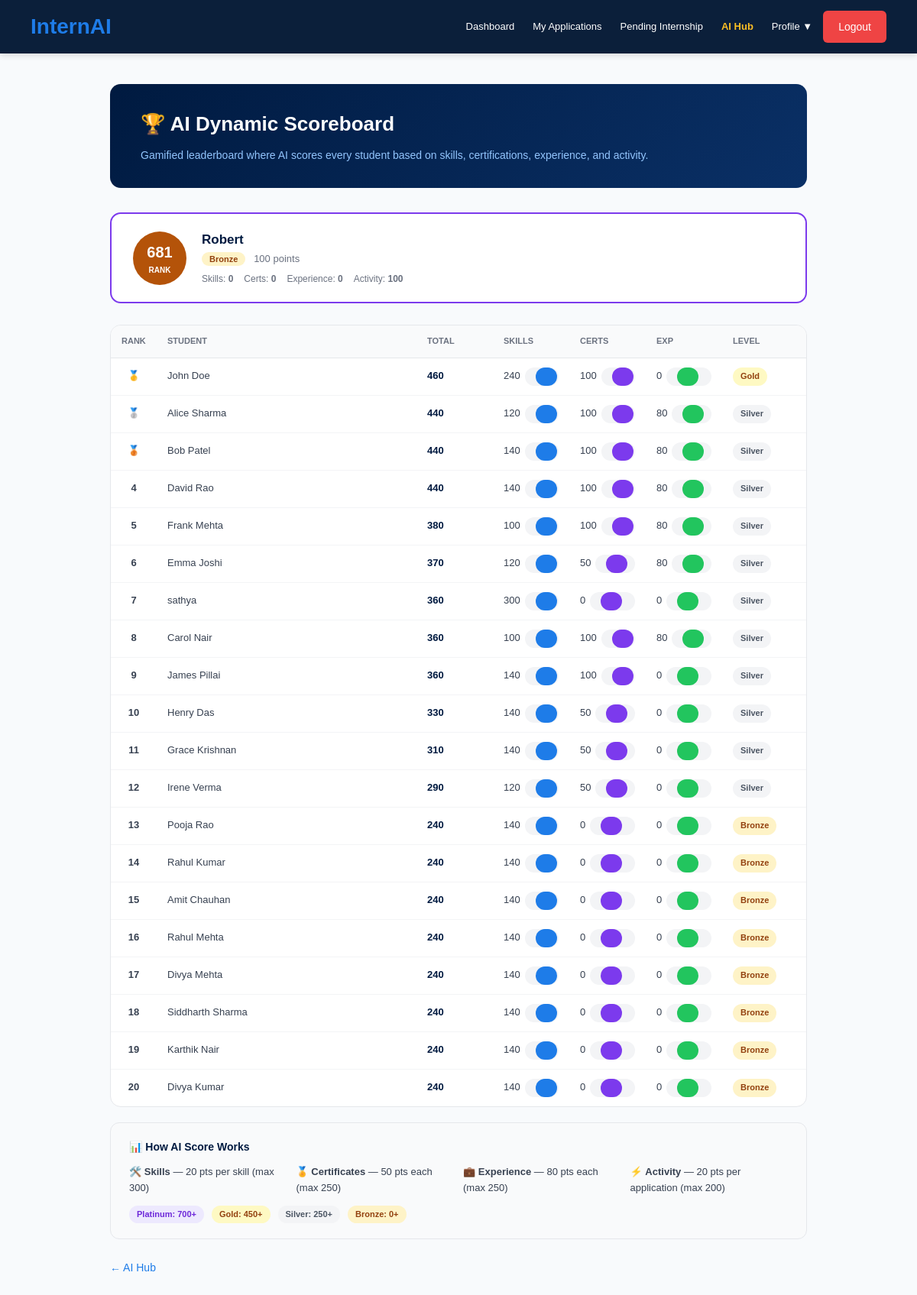
The app's page /student/ai/scoreboard (signed in) with its own data.
### app.py (models this page shows)
class User(UserMixin, db.Model):
    id = db.Column(db.Integer, primary_key=True)
    name = db.Column(db.String(100))
    email = db.Column(db.String(100), unique=True)
    password = db.Column(db.String(100))
    role = db.Column(db.String(20))  # student, organization, admin

class StudentAIScore(db.Model):
    id = db.Column(db.Integer, primary_key=True)
    user_id = db.Column(db.Integer, unique=True, index=True)
    total_score = db.Column(db.Integer, default=0)
    skill_score = db.Column(db.Integer, default=0)
    cert_score = db.Column(db.Integer, default=0)
    exp_score = db.Column(db.Integer, default=0)
    activity_score = db.Column(db.Integer, default=0)
    level = db.Column(db.String(20), default='Bronze')
    updated_at = db.Column(db.DateTime, default=datetime.utcnow)

### app.py (the view)
@app.route('/student/ai/scoreboard')
@login_required
@role_required('student')
def ai_scoreboard():
    all_profiles = StudentProfile.query.all()
    leaderboard = []
    for p in all_profiles:
        user = User.query.get(p.user_id)
        if not user:
            continue
        certs = StudentCertificate.query.filter_by(user_id=p.user_id).count()
        exps = StudentInternshipExperience.query.filter_by(user_id=p.user_id).count()
        apps = Application.query.filter_by(student_id=p.id).count()
        score_data = calculate_ai_score(p.skills or '', certs, exps, apps)
        ai_row = StudentAIScore.query.filter_by(user_id=p.user_id).first()
        if not ai_row:
            ai_row = StudentAIScore(user_id=p.user_id)
            db.session.add(ai_row)
        ai_row.total_score = score_data['total']
        ai_row.skill_score = score_data['skill_score']
        ai_row.cert_score = score_data['cert_score']
        ai_row.exp_score = score_data['exp_score']
        ai_row.activity_score = score_data['activity_score']
        ai_row.level = score_data['level']
        ai_row.updated_at = datetime.utcnow()
        leaderboard.append({
            'user': user,
            'score': score_data,
            'is_current': p.user_id == current_user.id,
        })
    db.session.commit()
    leaderboard.sort(key=lambda x: x['score']['total'], reverse=True)
    my_entry = next((e for e in leaderboard if e['is_current']), None)
    my_rank = next((i + 1 for i, e in enumerate(leaderboard) if e['is_current']), None)
    return render_template(
        'ai_scoreboard.html',
        leaderboard=leaderboard[:20],
        my_entry=my_entry,
        my_rank=my_rank,
    )

### ai/matcher.py (called while the page is built)
def parse_skills(skills_text):
    if not skills_text:
        return []
    parts = re.split(r'[,;\n]+', skills_text.lower())
    return [p.strip() for p in parts if p.strip()]

### app.py (called while the page is built)
def role_required(role):
    def decorator(f):
        @wraps(f)
        def decorated_function(*args, **kwargs):
            if not current_user.is_authenticated:
                return redirect(url_for('login'))
            if current_user.role != role:
                return redirect(url_for('home'))
            return f(*args, **kwargs)
        return decorated_function
    return decorator

@login_manager.user_loader
def load_user(user_id):
    return User.query.get(int(user_id))

### templates/ai_scoreboard.html (shortened to what this page needs)
{% extends "base.html" %} {% block nav_links %}
<a href="/student" style="color:#ffffff;text-decoration:none;font-size:13px;padding:6px 10px;border-radius:4px;transition:all 0.2s;white-space:nowrap;">Dashboard</a>
<a href="/student" style="color:#ffffff;text-decoration:none;font-size:13px;padding:6px 10px;border-radius:4px;transition:all 0.2s;white-space:nowrap;">My Applications</a>
<a href="/student" style="color:#ffffff;text-decoration:none;font-size:13px;padding:6px 10px;border-radius:4px;transition:all 0.2s;white-space:nowrap;">Pending Internship</a>
<a href="/student/ai" style="color:#fbbf24;text-decoration:none;font-size:13px;padding:6px 10px;border-radius:4px;transition:all 0.2s;white-space:nowrap;font-weight:600;">AI Hub</a>
<div class="nav-dropdown">
  <button id="profile-dropdown-btn" class="nav-link" onclick="toggleProfileDropdown(event)" style="font-size:13px;padding:6px 10px;border-radius:4px;transition:all 0.2s;white-space:nowrap;background:none;border:none;cursor:pointer;font-family:inherit;">Profile &#9660;</button>
</div>
{% endblock %} {% block content %}
<div class="ai-page">
  <div class="ai-page-header">
    <h1>🏆 AI Dynamic Scoreboard</h1>
    <p>
      Gamified leaderboard where AI scores every student based on skills,
      certifications, experience, and activity.
    </p>
  </div>
  {% if my_entry %}
  <div class="my-rank-banner">
    {% set score = my_entry.score %}
    <div
      class="rank-bubble"
      style="background:{{ score.level_color }};color:#fff;"
    >
      <span style="font-size: 20px">{{ my_rank }}</span>
      <span style="font-size: 10px">RANK</span>
    </div>
    <div>
      <div style="font-size: 17px; font-weight: 700; color: #001a40">
        {{ my_entry.user.name }}
      </div>
      <div style="font-size: 13px; color: #6b7280; margin: 2px 0 6px">
        <span class="level-badge badge-{{ score.level }}"
          >{{ score.level }}</span
        >
        &nbsp; {{ score.total }} points
      </div>
      <div
        style="
          display: flex;
          gap: 14px;
          font-size: 12px;
          color: #6b7280;
          flex-wrap: wrap;
        "
      >
        <span>Skills: <strong>{{ score.skill_score }}</strong></span>
        <span>Certs: <strong>{{ score.cert_score }}</strong></span>
        <span>Experience: <strong>{{ score.exp_score }}</strong></span>
        <span>Activity: <strong>{{ score.activity_score }}</strong></span>
      </div>
    </div>
  </div>
  {% endif %}
  <div class="lb-table">
    <div class="lb-header">
      <div>Rank</div>
      <div>Student</div>
      <div>Total</div>
      <div>Skills</div>
      <div>Certs</div>
      <div>Exp</div>
      <div>Level</div>
    </div>
    {% for entry in leaderboard %} {% set score = entry.score %}
    <div class="lb-row {{ 'mine' if entry.is_current else '' }}">
      <div
        class="lb-rank {{ 'top1' if loop.index==1 else 'top2' if loop.index==2 else 'top3' if loop.index==3 else '' }}"
      >
        {{ '🥇' if loop.index==1 else '🥈' if loop.index==2 else '🥉' if
        loop.index==3 else loop.index }}
      </div>
      <div
        style="font-weight:{{ '600' if entry.is_current else '400' }};color:{{ '#1e40af' if entry.is_current else '#374151' }};"
      >
        {{ entry.user.name }}
      </div>
      <div style="font-weight: 700; color: #001a40">{{ score.total }}</div>
      <div>
        {{ score.skill_score }}
        <div class="score-bar-mini">
          <div
            class="score-bar-mini-fill"
            style="width:{{ [score.skill_score/3, 100]|min }}%;"
          ></div>
        </div>
      </div>
      <div>
        {{ score.cert_score }}
        <div class="score-bar-mini">
          <div
            class="score-bar-mini-fill"
            style="width:{{ [score.cert_score/2.5, 100]|min }}%;background:#7c3aed;"
          ></div>
        </div>
      </div>
      <div>
        {{ score.exp_score }}
        <div class="score-bar-mini">
          <div
            class="score-bar-mini-fill"
            style="width:{{ [score.exp_score/2.5, 100]|min }}%;background:#22c55e;"
          ></div>
        </div>
      </div>
      <div>
        <span class="level-badge badge-{{ score.level }}"
          >{{ score.level }}</span
        >
      </div>
    </div>
    {% else %}
    <div
      style="padding: 40px; text-align: center; color: #9ca3af; font-size: 14px"
    >
      No students yet.
    </div>
    {% endfor %}
  </div>
  <div
    style="
      background: #f9fafb;
      border: 1px solid #e5e7eb;
      border-radius: 12px;
      padding: 20px 24px;
      margin-top: 20px;
    "
  >
    <h3
      style="
        font-size: 14px;
        font-weight: 700;
        color: #001a40;
        margin: 0 0 12px;
      "
    >
      📊 How AI Score Works
    </h3>
    <div
      style="
        display: grid;
        grid-template-columns: repeat(auto-fit, minmax(180px, 1fr));
        gap: 12px;
        font-size: 13px;
        color: #374151;
      "
    >
      <div>🛠️ <strong>Skills</strong> — 20 pts per skill (max 300)</div>
      <div>🏅 <strong>Certificates</strong> — 50 pts each (max 250)</div>
      <div>💼 <strong>Experience</strong> — 80 pts each (max 250)</div>
      <div>⚡ <strong>Activity</strong> — 20 pts per application (max 200)</div>
    </div>
    <div
      style="
        margin-top: 12px;
        display: flex;
        gap: 10px;
        flex-wrap: wrap;
        font-size: 12px;
      "
    >
      <span class="level-badge badge-Platinum">Platinum: 700+</span>
      <span class="level-badge badge-Gold">Gold: 450+</span>
      <span class="level-badge badge-Silver">Silver: 250+</span>
      <span class="level-badge badge-Bronze">Bronze: 0+</span>
    </div>
  </div>
  <div style="margin-top: 24px">
    <a
      href="/student/ai"
      style="color: #1e7ce8; text-decoration: none; font-size: 14px"
      >← AI Hub</a
    >
  </div>
</div>
{% endblock %}

### templates/base.html (shortened to what this page needs)
<!doctype html>
<html>
  <head>
    <link
      rel="stylesheet"
      href="{{ url_for('static', filename='style.css', v='20260315') }}"
    />
    {% if current_user.is_authenticated and current_user.role == 'admin' %}
    <link
      rel="stylesheet"
      href="{{ url_for('static', filename='admin.css', v='20260315') }}"
    />
    {% elif current_user.is_authenticated and current_user.role ==
    'organization' %}
    <link rel="stylesheet" href="{{ url_for('static', filename='org.css', v='20260315') }}" />
    {% elif current_user.is_authenticated and current_user.role == 'student' %}
    <link
      rel="stylesheet"
      href="{{ url_for('static', filename='student.css', v='20260315') }}"
    />
    {% endif %}
  </head>
  <body>
    {% if not current_user.is_authenticated %}
    <nav class="navbar">
      <div class="logo">InternAI</div>
      <ul class="nav-links">
        <li><a href="{{ url_for('home') }}">Home</a></li>
        <li><a href="{{ url_for('about') }}">About</a></li>
        <li><a href="{{ url_for('features') }}">Features</a></li>
        <li>
          <a href="{{ url_for('login') }}" class="register-btn">Login</a>
        </li>
      </ul>
    </nav>
    {% elif current_user.is_authenticated %}
    <nav
      class="navbar"
      style="
        background-color: #0b1f3a;
        padding: 0 40px;
        display: flex;
        justify-content: space-between;
        align-items: center;
        height: 70px;
        box-shadow: 0 2px 8px rgba(0, 0, 0, 0.15);
      "
    >
      <div style="font-size: 28px; font-weight: bold; color: #1e7ce8">
        InternAI
      </div>
      <div style="display: flex; gap: 4px; align-items: center">
        {% block nav_links %}{% endblock %}
        <a
          href="/logout"
          style="
            background-color: #ef4444;
            color: #ffffff;
            text-decoration: none;
            font-size: 14px;
            padding: 10px 20px;
            border-radius: 6px;
            transition: background-color 0.3s ease;
          "
          >Logout</a
        >
      </div>
    </nav>
    {% endif %} {% block content %}{% endblock %}
  </body>
</html>

### static/style.css (style rules this page uses)
* { margin: 0; padding: 0; box-sizing: border-box; font-family: Arial, sans-serif; }
body { background: #f8fafc; color: #0b1f3a; }
.navbar { background: #0b1f3a; padding: 18px 60px; display: flex; justify-content: space-between; align-items: center; }

### static/student.css (style rules this page uses)
:root { --primary-dark: #001a40; --primary-blue: #1e7ce8; --success: #22c55e; --danger: #ef4444; --warning: #fbbf24; --text-white: #ffffff; --text-dark: #333333; --text-light: #666666; --bg-white: #ffffff; --bg-light: #f1f5f9; --border-color: #e5e7eb; --shadow-sm: 0 2px 8px rgba(0, 0, 0, 0.08); --shadow-md: 0 4px 16px rgba(0, 0, 0, 0.12); --glass-border: rgba(30, 124, 232, 0.3); --glass-shadow: 0 4px 20px rgba(30, 124, 232, 0.12); --glass-shadow-hover: 0 8px 32px rgba(30, 124, 232, 0.28); --glass-bg: #ffffff; }
* { margin: 0; padding: 0; box-sizing: border-box; }
body { font-family: 'Segoe UI', Tahoma, Geneva, Verdana, sans-serif; background: #f8fafc; color: var(--text-dark); line-height: 1.6; }
#profile-dropdown-btn, #profile-dropdown-btn:hover, #profile-dropdown-btn.active { color: #ffffff !important; background: none !important; }
.nav-dropdown { position: relative; display: inline-flex; align-items: center; }

### templates/ai_scoreboard.html (style rules this page uses)
.ai-page { max-width: 960px; margin: 40px auto; padding: 0 24px; }
.ai-page-header { background: linear-gradient(135deg, #001a40, #0a3066); border-radius: 14px; padding: 32px 40px; color: #fff; margin-bottom: 32px; }
.ai-page-header h1 { font-size: 26px; font-weight: 800; margin: 0 0 8px; }
.ai-page-header p { color: #93c5fd; font-size: 14px; margin: 0; }
.my-rank-banner { background: #fff; border: 2px solid #7c3aed; border-radius: 14px; padding: 20px 28px; display: flex; align-items: center; gap: 20px; margin-bottom: 28px; flex-wrap: wrap; }
.rank-bubble { width: 70px; height: 70px; border-radius: 50%; display: flex; flex-direction: column; align-items: center; justify-content: center; flex-shrink: 0; font-weight: 800; }
.lb-table { background: #fff; border: 1px solid #e5e7eb; border-radius: 14px; overflow: hidden; }
.lb-header { display: grid; grid-template-columns: 60px 1fr 100px 100px 100px 100px 110px; gap: 0; background: #f9fafb; border-bottom: 1px solid #e5e7eb; }
.lb-header div { padding: 12px 14px; font-size: 11px; font-weight: 700; color: #6b7280; text-transform: uppercase; }
.lb-row { display: grid; grid-template-columns: 60px 1fr 100px 100px 100px 100px 110px; gap: 0; border-bottom: 1px solid #f3f4f6; transition: background 0.15s; }
.lb-row:last-child { border-bottom: none; }
.lb-row div { padding: 12px 14px; font-size: 13px; color: #374151; display: flex; align-items: center; }
.lb-rank { font-weight: 700; font-size: 16px; justify-content: center; }
.lb-rank.top1 { color: #f59e0b; }
.lb-rank.top2 { color: #6b7280; }
.lb-rank.top3 { color: #b45309; }
.level-badge { font-size: 11px; font-weight: 700; padding: 3px 10px; border-radius: 20px; }
.badge-Platinum { background: #ede9fe; color: #6d28d9; }
.badge-Gold { background: #fef9c3; color: #92400e; }
.badge-Silver { background: #f3f4f6; color: #4b5563; }
.badge-Bronze { background: #fef3c7; color: #92400e; }
.score-bar-mini { background: #f3f4f6; border-radius: 20px; height: 6px; overflow: hidden; flex: 1; margin-left: 6px; }
.score-bar-mini-fill { height: 100%; border-radius: 20px; background: #1e7ce8; }

### records on screen
User: user.name "Robert"
StudentAIScore: index "🥇", user.name "John Doe", total "460", skill_score "240", {{ [score.skill_score/3, 100]|min }} 80.0 (drawn), cert_score "100", {{ [score.cert_score/2.5, 100]|min }} 40.0 (drawn), exp_score "0", {{ [score.exp_score/2.5, 100]|min }} 0.0 (drawn), level "Gold"
User: user.name "Alice Sharma"
User: user.name "Bob Patel"
StudentAIScore: id "4", user.name "David Rao", total "440", skill_score "140", {{ [score.skill_score/3, 100]|min }} 46.666666666666664 (drawn), cert_score "100", {{ [score.cert_score/2.5, 100]|min }} 40.0 (drawn), exp_score "80", {{ [score.exp_score/2.5, 100]|min }} 32.0 (drawn), level "Silver"
User: user.name "Frank Mehta"
StudentAIScore: index "6", user.name "Emma Joshi", total "370", skill_score "120", {{ [score.skill_score/3, 100]|min }} 40.0 (drawn), cert_score "50", {{ [score.cert_score/2.5, 100]|min }} 20.0 (drawn), exp_score "80", {{ [score.exp_score/2.5, 100]|min }} 32.0 (drawn), level "Silver"
StudentAIScore: index "7", user.name "sathya", total "360", skill_score "300", {{ [score.skill_score/3, 100]|min }} 100.0 (drawn), cert_score "0", {{ [score.cert_score/2.5, 100]|min }} 0.0 (drawn), exp_score "0", {{ [score.exp_score/2.5, 100]|min }} 0.0 (drawn), level "Silver"
StudentAIScore: index "8", user.name "Carol Nair", total "360", skill_score "100", {{ [score.skill_score/3, 100]|min }} 33.333333333333336 (drawn), cert_score "100", {{ [score.cert_score/2.5, 100]|min }} 40.0 (drawn), exp_score "80", {{ [score.exp_score/2.5, 100]|min }} 32.0 (drawn), level "Silver"
StudentAIScore: index "9", user.name "James Pillai", total "360", skill_score "140", {{ [score.skill_score/3, 100]|min }} 46.666666666666664 (drawn), cert_score "100", {{ [score.cert_score/2.5, 100]|min }} 40.0 (drawn), exp_score "0", {{ [score.exp_score/2.5, 100]|min }} 0.0 (drawn), level "Silver"
User: user.name "Henry Das"
User: user.name "Grace Krishnan"
StudentAIScore: id "12", user.name "Irene Verma", total "290", skill_score "120", {{ [score.skill_score/3, 100]|min }} 40.0 (drawn), cert_score "50", {{ [score.cert_score/2.5, 100]|min }} 20.0 (drawn), exp_score "0", {{ [score.exp_score/2.5, 100]|min }} 0.0 (drawn), level "Silver"
User: user.name "Pooja Rao"
User: user.name "Rahul Kumar"
User: user.name "Amit Chauhan"
User: user.name "Rahul Mehta"
User: user.name "Divya Mehta"
StudentAIScore: id "18", user.name "Siddharth Sharma", total "240", skill_score "140", {{ [score.skill_score/3, 100]|min }} 46.666666666666664 (drawn), cert_score "0", {{ [score.cert_score/2.5, 100]|min }} 0.0 (drawn), exp_score "0", {{ [score.exp_score/2.5, 100]|min }} 0.0 (drawn), level "Bronze"
User: user.name "Karthik Nair"
User: user.name "Divya Kumar"

### other values on screen
{{ my_rank }} "681"
{{ score.level }} "Bronze"
{{ score.total }} "100"
{{ score.skill_score }} "0"
{{ score.cert_score }} "0"
{{ score.exp_score }} "0"
{{ score.activity_score }} "100"
{{ score.total }} "440" "440" "380" "330" "310" "240" "240" "240" "240" "240" "240" "240"
{{ score.skill_score }} "120" "140" "100" "140" "140" "140" "140" "140" "140" "140" "140" "140"
{{ score.cert_score }} "100" "100" "100" "50" "50" "0" "0" "0" "0" "0" "0" "0"
{{ score.exp_score }} "80" "80" "80" "0" "0" "0" "0" "0" "0" "0" "0" "0"
{{ score.level }} "Silver" "Silver" "Silver" "Silver" "Silver" "Bronze" "Bronze" "Bronze" "Bronze" "Bronze" "Bronze" "Bronze"
